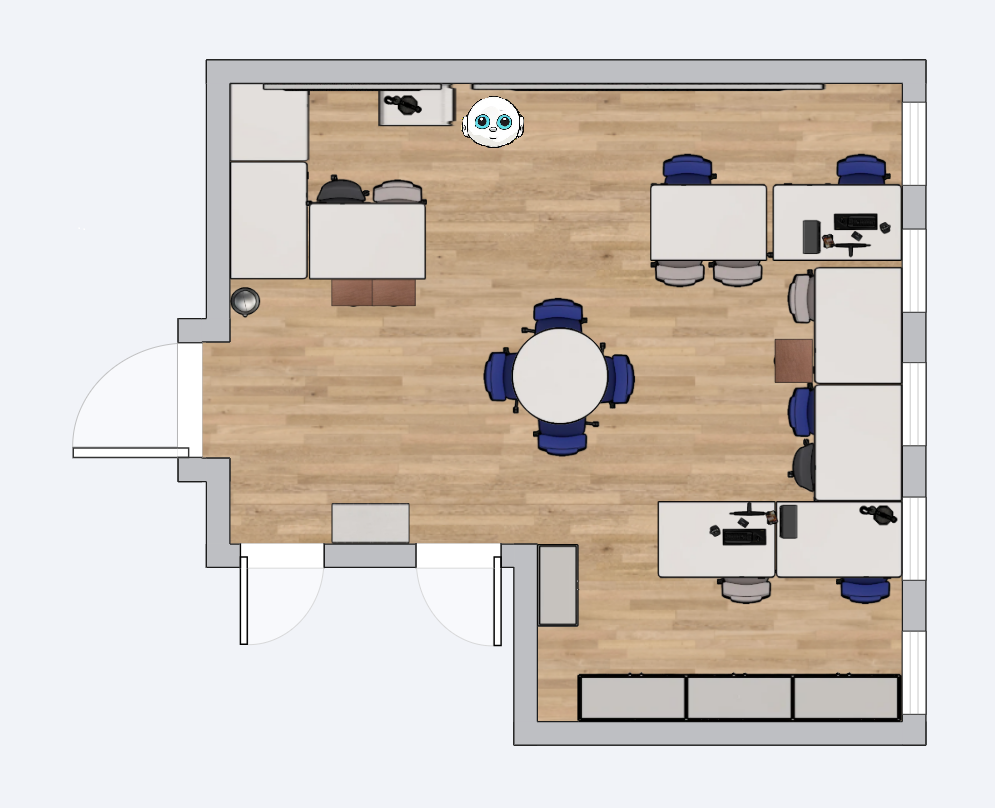
#> input picture map/Raumplan.png, 995 x 808 px, found by its file name
$ python roomplan.py
#> lines starting #> are read from the running program, lines starting #| are printed output that depends on the picture; after the words box and inside, x2 and y2 are one past the last pixel; in counts of white or black regions, pixels touching at a corner belong together
import cv2
import matplotlib.pyplot as plt
import os

# Bildpfad und Laden (BGR)
home = os.path.expanduser("~")
input_path = os.path.join(home, "ros2_ws", "src", "map", "Raumplan.png")
img = cv2.imread(input_path)
#> img is the input picture: shape (808, 995, 3); mean B, G, R 196.4, 203.4, 211.8
if img is None:
    raise FileNotFoundError(f"Bild konnte nicht geladen werden: {input_path}")

# Rasterparameter & Skalierung
rows, cols = img.shape[:2]
#> rows = 808; cols = 995
grid_pixel_step = 50  # ursprünglicher Pixelabstand (nicht mehr für Linien verwendet)
origin = (230, 83)  # (x, y) korrigiert
ox, oy = origin

# Vorgaben für Skalierung: (ox,oy)->(0,0), (900,83)-> x=689, (537,720)-> y=654
ref_x_pixel = 900
ref_x_value = 689
ref_y_pixel = 720
ref_y_value = 654

# Neuer Ursprung: wo vorher (x=0, y=-654) war
# Das entspricht Pixel-Position (ox, oy + 654/scale_y_units_per_pixel)
# Aber wir berechnen erstmal die ursprüngliche Skalierung
dx_pixels = ref_x_pixel - ox
dy_pixels = ref_y_pixel - oy
if dx_pixels == 0 or dy_pixels == 0:
    raise ValueError("Referenzpunkte dürfen nicht auf gleicher x- oder y-Position wie der Ursprung liegen.")

scale_x_units_per_pixel = ref_x_value / dx_pixels
scale_y_units_per_pixel = ref_y_value / dy_pixels

# Neuer Ursprung berechnen: Punkt wo y=-654 war
# y=-654 entspricht Pixel-Position oy + 654/scale_y_units_per_pixel
new_origin_x = ox  # x bleibt gleich (bei x=0)
new_origin_y = int(oy + 654 / scale_y_units_per_pixel)
origin = (new_origin_x, new_origin_y)
ox, oy = origin

# Farben - Raster jetzt dunkelgrau/schwarz
dark_gray = (64, 64, 64)  # BGR-Format: Dunkelgrau
axis_color = (32, 32, 32)  # Noch dunkleres Grau für Achsen
origin_color = (0, 0, 255)

font = cv2.FONT_HERSHEY_SIMPLEX
text_color = (0, 0, 0)
font_scale = 0.5  # vorher 0.4
thickness = 1     # zurück auf Standarddicke

# Neues Einheiten-Raster: Start im Ursprung, Schritte in Einheiten (z.B. 60)
unit_step = 60  # gewünschter Schritt in Koordinaten-Einheiten
px_step_x = unit_step / scale_x_units_per_pixel
px_step_y = unit_step / scale_y_units_per_pixel

# Vertikale Linien ab Ursprung (nur positive Richtung)
k = 0
while True:
    x_f = ox + k * px_step_x
    if x_f >= cols:
        break
    x = int(round(x_f))
    value = k * unit_step
    is_axis = (k == 0)
    cv2.line(img, (x, 0), (x, rows), axis_color if is_axis else dark_gray, 2 if is_axis else 1)
    # Beschriftung (X)
    label_y = oy - 50 if oy - 50 > 10 else oy + 66
    cv2.putText(img, str(int(value)), (x + 1, label_y), font, font_scale, text_color, thickness)
    k += 1
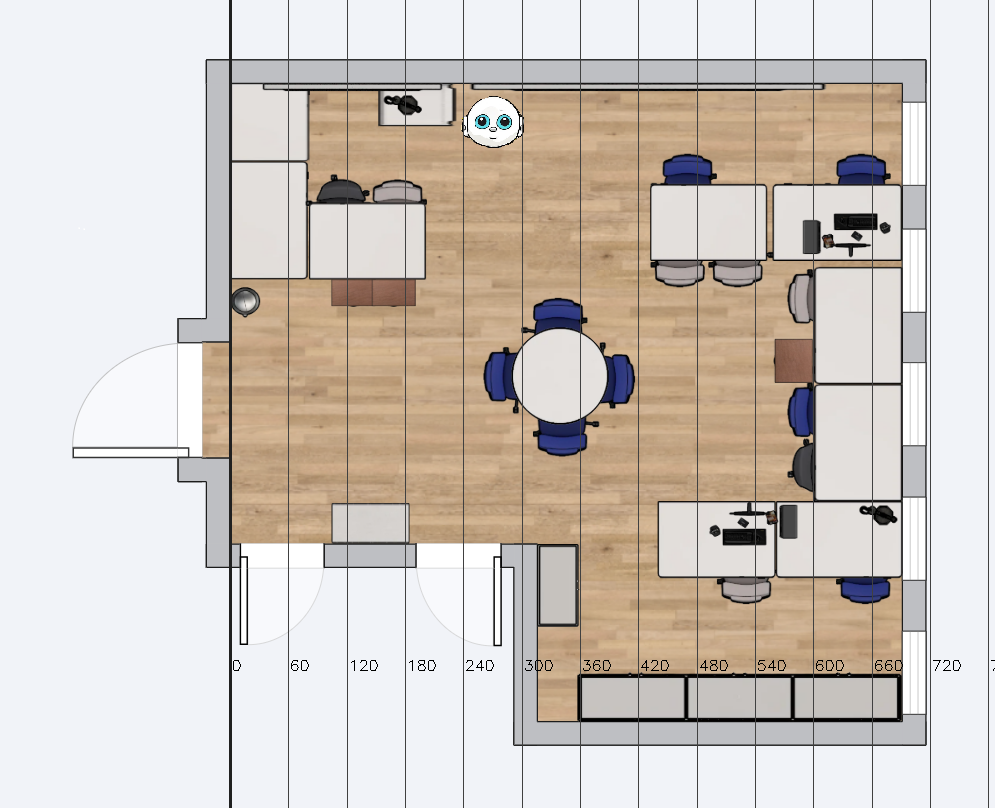
#> img: shape (808, 995, 3); 1.73% of pixels changed, all inside (x1, y1, x2, y2) = (229, 0, 995, 808)
#> after the loop, k = 14

# Horizontale Linien ab Ursprung (Y-Koordinaten nach oben steigend)
k = 0
while True:
    y_f = oy - k * px_step_y  # Minus für aufsteigende Y-Werte nach oben
    if y_f < 0:
        break
    y = int(round(y_f))
    value = k * unit_step
    is_axis = (k == 0)
    cv2.line(img, (0, y), (cols, y), axis_color if is_axis else dark_gray, 2 if is_axis else 1)
    # Beschriftung (Y)
    desired_x = ox - 240
    label_x = desired_x if desired_x > 2 else 2
    cv2.putText(img, str(int(value)), (label_x, y - 3), font, font_scale, text_color, thickness)
    k += 1
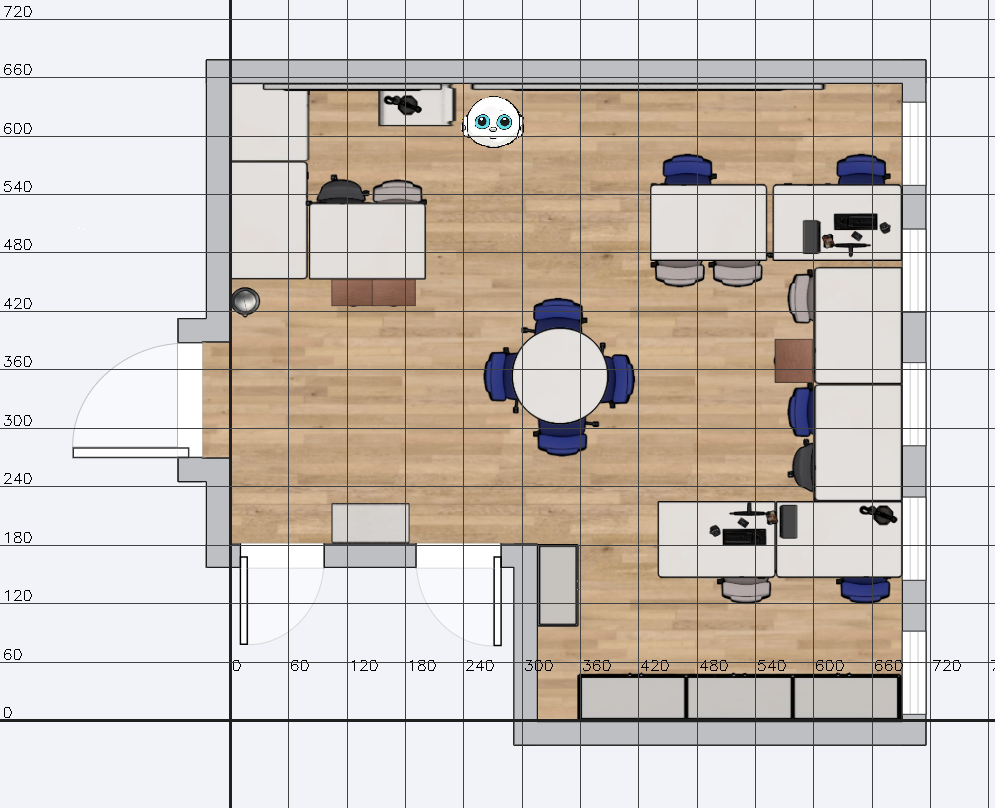
#> img: shape (808, 995, 3); 1.95% of pixels changed, all inside (x1, y1, x2, y2) = (0, 6, 995, 722)
#> after the loop, k = 13

# Ursprung markieren
cv2.circle(img, origin, 5, origin_color, -1)
#> img: shape (808, 995, 3); 0.01% of pixels changed, all inside (x1, y1, x2, y2) = (225, 715, 236, 726)
cv2.putText(img, "(0,0)", (ox + 6, oy - 8 if oy - 8 > 10 else oy + 16), font, 0.6, origin_color, 1)
#> img: shape (808, 995, 3); mean B, G, R 191.5, 198.3, 206.5

# Zusatz: Achsenbeschriftungen an Raster-Koordinaten (750,0) und (0,690)
# Nun gleiche Strichstärke wie normale Beschriftungen und gleiche grüne Farbe wie das Raster
axis_label_thickness = thickness

def units_to_pixels_x(u):
    return ox + u / scale_x_units_per_pixel
def units_to_pixels_y(u):
    return oy - u / scale_y_units_per_pixel  # Minus für umgekehrtes Y-System

# Zielkoordinaten in Einheiten
x_label_units = (750, 0)  # (x,y) in Raster-Einheiten
y_label_units = (0, 690)

# Umrechnen in Pixel
x_lab_px = int(round(units_to_pixels_x(x_label_units[0])))
x_lab_py_axis = int(round(units_to_pixels_y(x_label_units[1])))
y_lab_px_axis = int(round(units_to_pixels_x(y_label_units[0])))
y_lab_py = int(round(units_to_pixels_y(y_label_units[1])))

# Offsets für bessere Lesbarkeit
# Zusätzliche Verschiebung: x-Label 5px nach links und 10px nach unten; y-Label weitere 30px nach links
x_label_pos = (
    min(max(x_lab_px - 20 - 5 - 2 - 1, 0), cols - 10),  # weitere -1 px links
    max(x_lab_py_axis - 55 + 25 + 10 + 4 + 4, 10)       # weitere +4 px nach unten
)
#> x_label_pos = (931, 708)
y_label_pos = (
    min(max(y_lab_px_axis + 6 - 25 - 30 - 15 + 5, 2), cols - 60),  # +5 px nach rechts (reduziert linken Offset)
    min(max(y_lab_py + 9, 10), rows - 10)                          # +9 px nach unten
)
#> y_label_pos = (171, 57)

cv2.putText(img, "x [cm]", x_label_pos, font, font_scale, axis_color, axis_label_thickness)
#> img: shape (808, 995, 3); mean B, G, R 191.5, 198.3, 206.4
cv2.putText(img, "y [cm]", y_label_pos, font, font_scale, axis_color, axis_label_thickness)
#> img: shape (808, 995, 3); mean B, G, R 191.4, 198.2, 206.4

# Skaleninfo unten links
#info_text = f"dx:1px={scale_x_units_per_pixel:.3f}u  dy:1px={scale_y_units_per_pixel:.3f}u"
#cv2.putText(img, info_text, (10, rows - 10), font, 0.5, (50, 50, 50), 1)

"""Rasterbild speichern unter RaumplanRaster.<ext> im gleichen Verzeichnis"""
dir_name = os.path.dirname(input_path)
ext = os.path.splitext(input_path)[1]
output_path = os.path.join(dir_name, f"Raumplan_grid{ext}")
cv2.imwrite(output_path, img)  # Speichern im BGR-Format

# [7 lines of commented-out code are left out]

print(f"Gespeichert unter: {output_path}")

$ run again, with map/Turtlebot.png copied over map/Raumplan.png
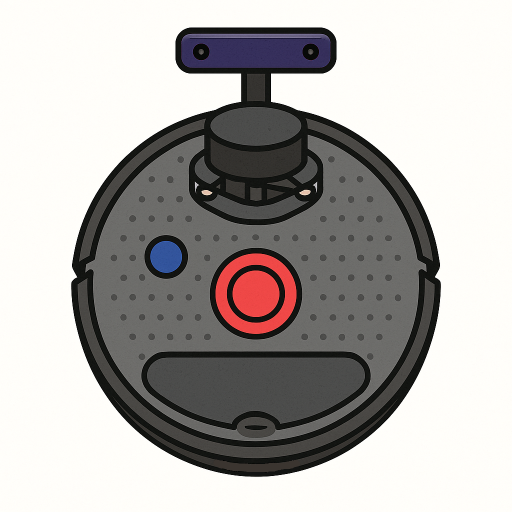
#> input picture map/Turtlebot.png, 1024 x 1024 px, found by its file name (shown at 1/2 size)
#> img is the input picture: shape (1024, 1024, 3); mean B, G, R 171.1, 173.4, 176.7
#> after the loop `while True:`:
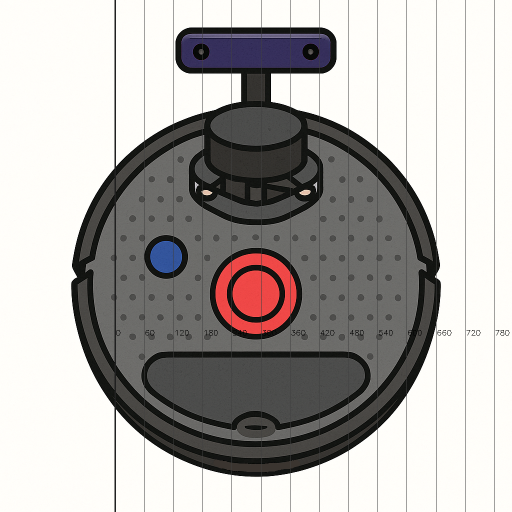
#> img: shape (1024, 1024, 3) (shown at 1/2 size); 1.66% of pixels changed, all inside (x1, y1, x2, y2) = (229, 0, 1019, 1024)
#> after the loop `while True:`: k = 14
#> after the loop `while True:`:
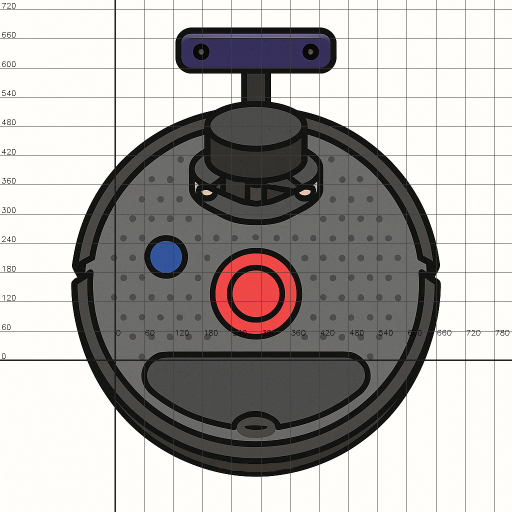
#> img: shape (1024, 1024, 3) (shown at 1/2 size); 1.54% of pixels changed, all inside (x1, y1, x2, y2) = (0, 6, 1024, 722)
#> after the loop `while True:`: k = 13
